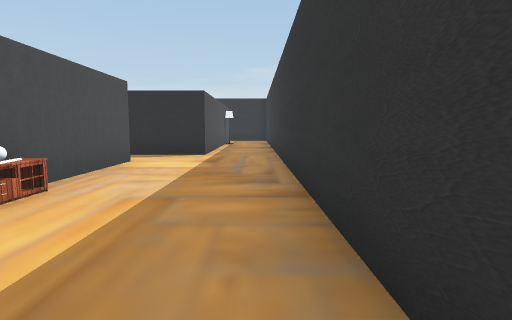
View 1 (above)

16 first-person views from a walk through a Unity game level. The camera is 1.4 m above the floor, tilts 6° down and sees 80° across. The floor is counted in squares, 2.06 m on a side. Each view is taken from the middle of a square. On the plan, view 1 faces up. The plan holds only what a view shows up to about 10 squares ahead; the rest is blank. The place goes on beyond the plan. The player character is not drawn. Some surface patterns are stand-ins.

View 2
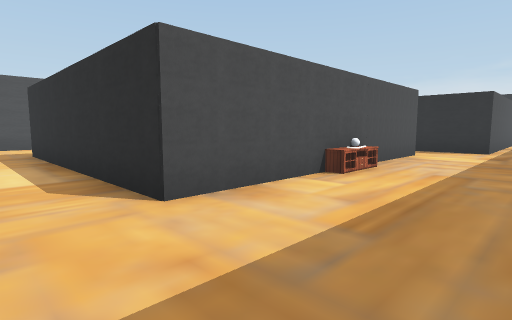

View 3
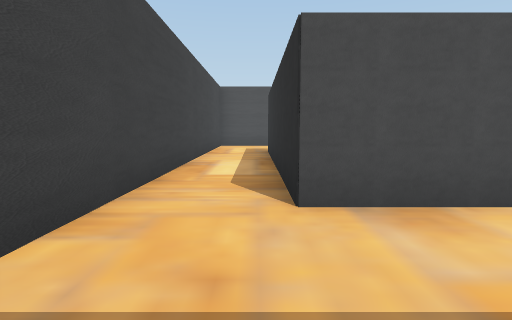

View 4
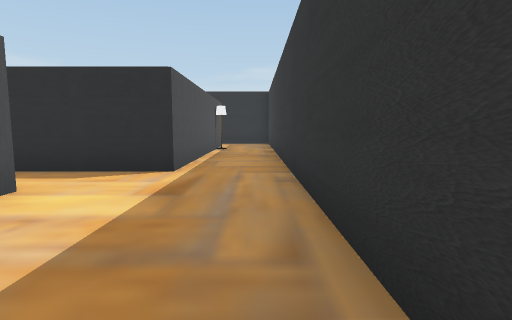

View 5
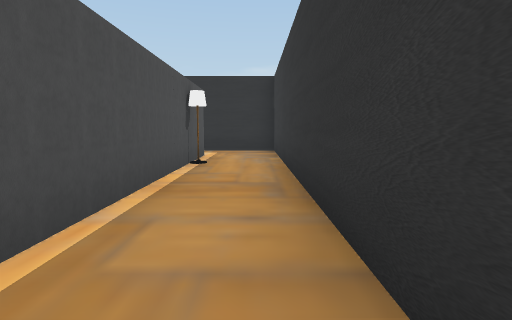

View 6
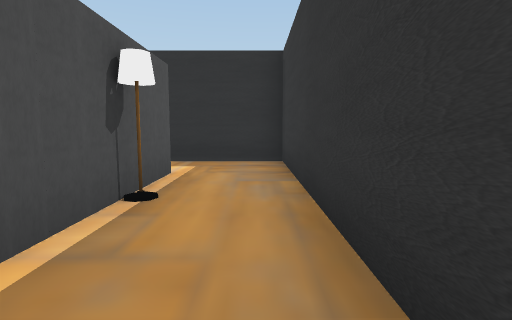

View 7
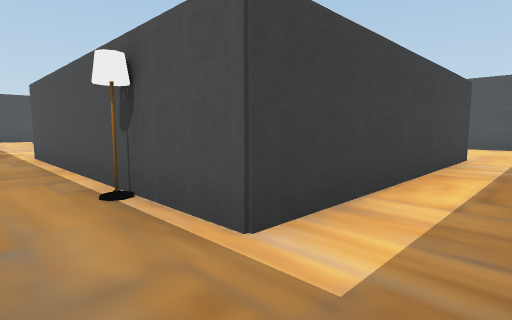

View 8
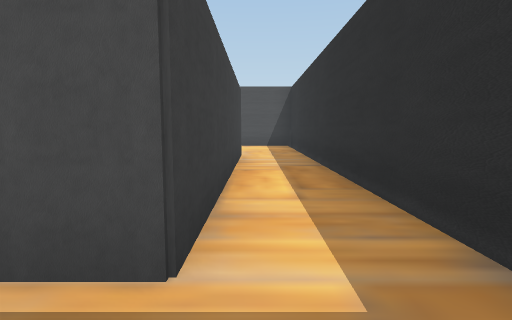

View 9
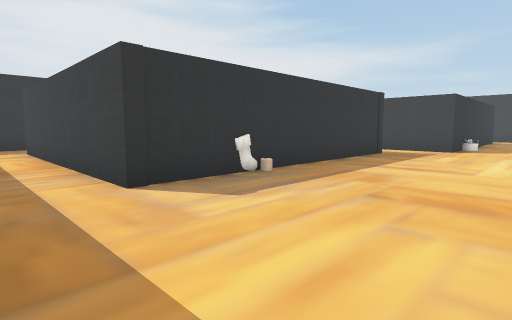

View 10
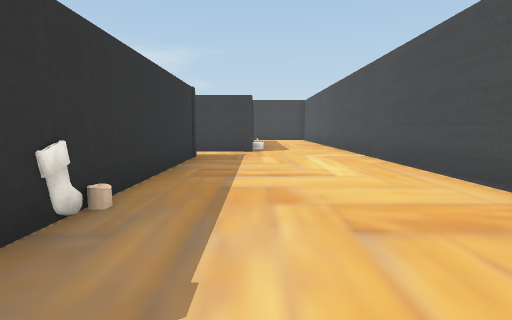

View 11
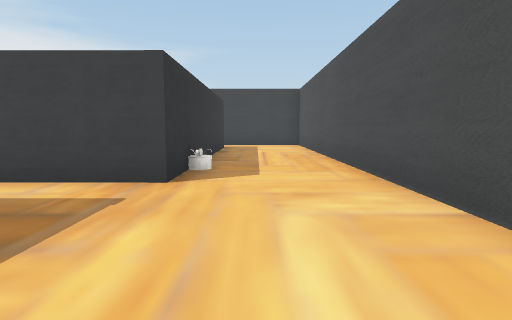

View 12
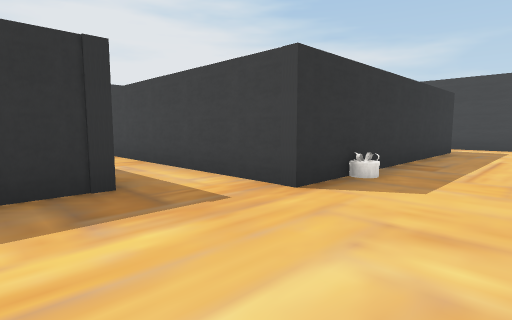

View 13
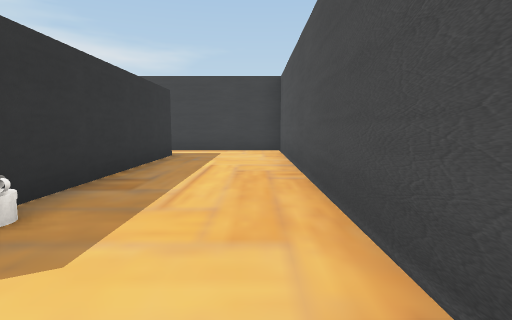

View 14
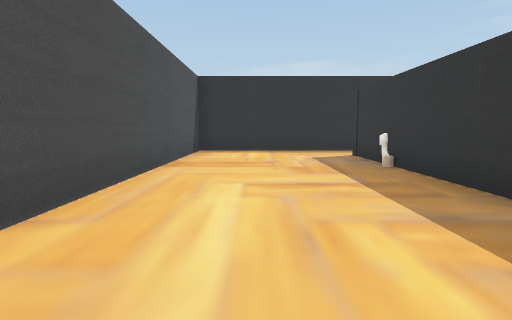

View 15
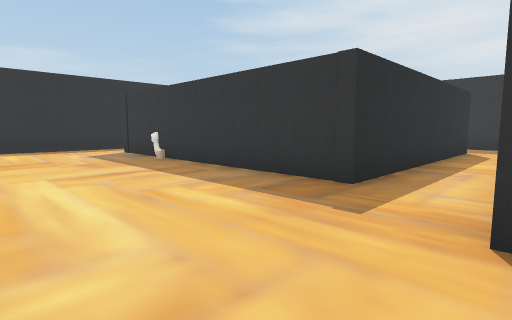

View 16
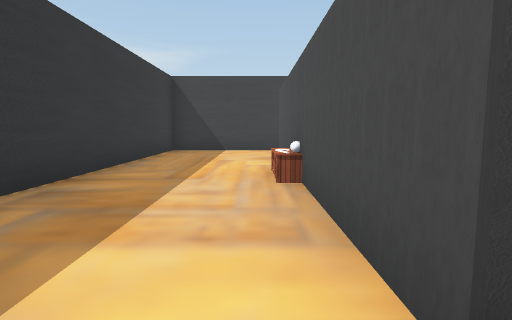

### Floor plan
Ten units are one square. View 1 is at (0, 0); x grows to the right and y downward. Boxes are objects, and circles mark ways between rooms. Rooms are numbered by the first view taken in them; rooms with no view inside come last. Other rooms are left out.
<svg viewBox="-123 -169 134 197">
<path fill="none" stroke="#000" d="M-26 -62 -26 6 -74 6M-65 -146 -13 -146 -13 -78 -25 -78M-76 23 6 23 6 -164 -66 -164M-89 -62 -26 -62M-66 -164 -118 -164 -118 -64M-25 -78 -75 -78 -75 -146 -65 -146M-74 6 -89 6 -89 -62M-118 -64 -118 23 -76 23"/>
<rect x="-25" y="-25" width="10" height="10" fill="#bbb"><title>other object</title></rect>
<rect x="-25" y="-35" width="10" height="10" fill="#bbb"><title>table</title></rect>
<rect x="-15" y="-135" width="10" height="10" fill="#bbb"><title>other object</title></rect>
<rect x="-85" y="-135" width="10" height="10" fill="#bbb"><title>other object</title></rect>
<rect x="-95" y="-55" width="10" height="10" fill="#bbb"><title>other object</title></rect>
<circle cx="-30" cy="-70" r="3" fill="#2a7"/>
<circle cx="-70" cy="-155" r="3" fill="#2a7"/>
<circle cx="-85" cy="15" r="3" fill="#2a7"/>
<circle cx="-105" cy="-60" r="3" fill="#2a7"/>
<text x="-20" y="-70">1</text>
<text x="-90" y="-110">2</text>
<text x="-100" y="-20">3</text>
</svg>
Room 1 opens to room 2. Room 1 opens to room 3. Room 2 opens to room 3.

Where each view was taken, in squares from view 1:
view 1: 0 up, 0 right, facing up
view 2: 2 down, 0 right, facing up-left
view 3: 1 down, 0 right, facing left
view 4: 3 up, 0 right, facing up
view 5: 7 up, 0 right, facing up
view 6: 10 up, 0 right, facing up
view 7: 16 up, 0 right, facing down-left
view 8: 15 up, 0 right, facing left
view 9: 16 up, 11 left, facing down-right
view 10: 15 up, 9 left, facing down
view 11: 10 up, 10 left, facing down
view 12: 9 up, 11 left, facing down-right
view 13: 7 up, 11 left, facing down
view 14: 7 up, 10 left, facing up
view 15: 6 up, 11 left, facing up-right
view 16: 7 up, 2 left, facing down
